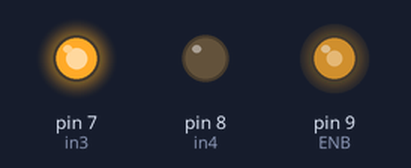
A sketch run on a simulated Arduino Uno, built with avr-gcc and run on an emulated ATmega328P. Shown: output pins drawn as LEDs (lit = HIGH).

Above: at 0.1 s.
Timing chart, 0 to 1.6 s (numbered marks = the images above):
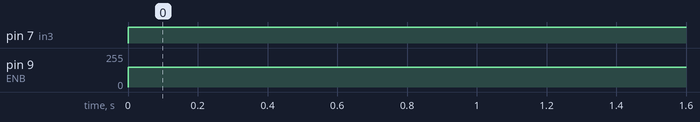

The sketch:

testdriver.ino
```cpp
const int in3=7;
const int in4=8;
const int ENB=9;

void setup() {
  Serial.begin(9600);
  pinMode(7,OUTPUT);
  pinMode(8,OUTPUT);
  pinMode(9,OUTPUT);
}

void loop() {
  digitalWrite(in3,HIGH);
  digitalWrite(in4,LOW);
  analogWrite(ENB,150);

}
```

Measured:
- by itself, pin 7 (in3): LOW → HIGH at 0.00 s
- by itself, pin 9 (ENB): 0/255 → 150/255 at 0.00 s
